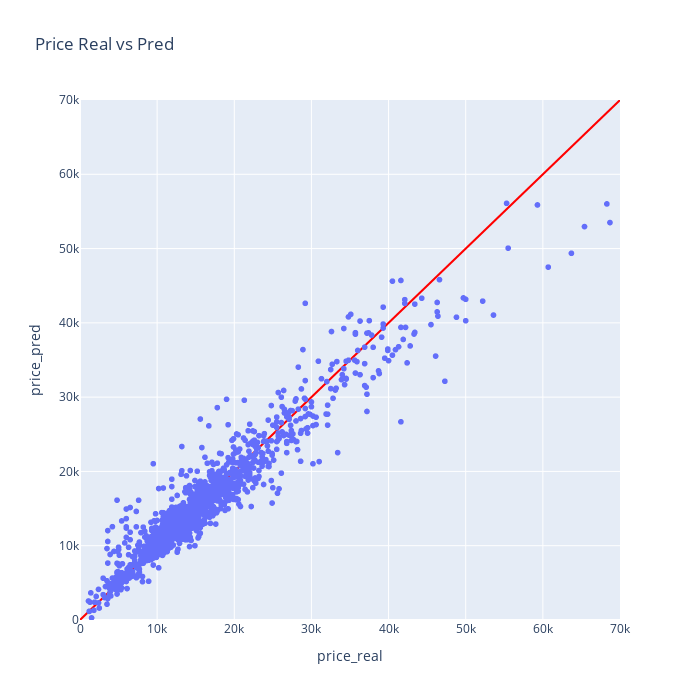

Notebook code for this chart:
### Code cell
import plotly.express as px

max_value = 70000

fig = px.scatter(results, x='price_real', y='price_pred', title='Price Real vs Pred', width = 700, height = 700)

# Agregar la línea y=x en rojo
fig.add_trace(px.line(x=[0, max_value], y=[0, max_value]).update_traces(line_shape='linear', line_color='red').data[0])

fig.update_xaxes(range=[0, max_value])
fig.update_yaxes(range=[0, max_value])

fig.show()

### Figure 1 — Plotly figure (JSON) as saved in the notebook; plotly's stock layout.template omitted (floating-point values rounded to 4 significant figures; data arrays with more than 128 entries replaced by an {"elided": "..."} marker saying what was removed)
{"data": [{"hovertemplate": "price_real=%{x}<br>price_pred=%{y}<extra></extra>", "legendgroup": "", "marker": {"color": "#636efa", "symbol": "circle"}, "mode": "markers", "name": "", "showlegend": false, "type": "scattergl", "x": {"elided": "1432 int values"}, "xaxis": "x", "y": {"elided": "1432 float values"}, "yaxis": "y"}, {"hovertemplate": "x=%{x}<br>y=%{y}<extra></extra>", "legendgroup": "", "line": {"color": "red", "dash": "solid", "shape": "linear"}, "marker": {"symbol": "circle"}, "mode": "lines", "name": "", "orientation": "v", "showlegend": false, "type": "scatter", "x": [0, 70000], "xaxis": "x", "y": [0, 70000], "yaxis": "y"}], "layout": {"height": 700, "legend": {"tracegroupgap": 0}, "title": {"text": "Price Real vs Pred"}, "width": 700, "xaxis": {"anchor": "y", "domain": [0, 1], "range": [0, 70000], "title": {"text": "price_real"}}, "yaxis": {"anchor": "x", "domain": [0, 1], "range": [0, 70000], "title": {"text": "price_pred"}}}}
